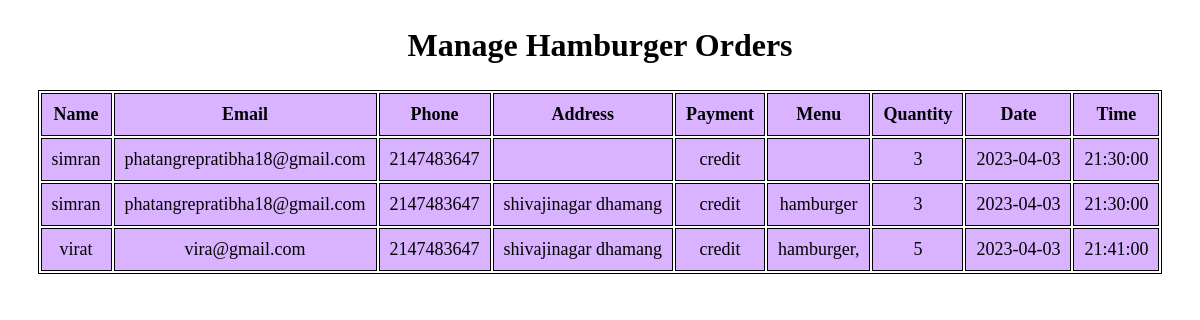
Page /adminPanel/ManageHamburger.php on the committed database.
### tables this page shows
CREATE TABLE `hamburger` (
  `name` varchar(20) NOT NULL,
  `email` varchar(50) NOT NULL,
  `phone` int(10) NOT NULL,
  `address` varchar(20) NOT NULL,
  `payment` text NOT NULL,
  `menu` varchar(10) NOT NULL,
  `quantity` int(10) NOT NULL,
  `date` date NOT NULL,
  `time` time NOT NULL
);

### adminPanel/ManageHamburger.php (the view, shortened to what this page needs)
<?php
include "connection.php";
$sql ="SELECT * FROM `hamburger`";
$result = $conn->query($sql);
?>
<!DOCTYPE html>
<html lang="en">
<head>
</head>
<body>
	<section>
		<h1>Manage Hamburger Orders</h1>
		<table>
			<tr>
				<th>Name</th>
				<th>Email</th>
				<th>Phone</th>
				<th>Address</th>
                <th>Payment</th>
				<th>Menu</th>
                <th>Quantity</th>
				<th>Date</th>
                <th>Time</th>
			</tr>
			<?php
				while($rows=$result->fetch_assoc())
				{
			?>
			<tr>
				<td><?php echo $rows['name'];?></td>
				<td><?php echo $rows['email'];?></td>
				<td><?php echo $rows['phone'];?></td>
				<td><?php echo $rows['address'];?></td>
                <td><?php echo $rows['payment'];?></td>
                <td><?php echo $rows['menu'];?></td>
                <td><?php echo $rows['quantity'];?></td>
                <td><?php echo $rows['date'];?></td>
                <td><?php echo $rows['time'];?></td>
			</tr>
			<?php
				}
			?>
		</table>
	</section>
</body>
</html>

### adminPanel/ManageHamburger.php (style rules this page uses)
table { margin: 0 auto; font-size: large; border: 1px solid black; }
h1 { text-align: center; color: #000000; font-size: xx-large; font-family: 'Gill Sans', 'Gill Sans MT', ' Calibri', 'Trebuchet MS', 'sans-serif'; }
tr { background-color: #d9b3ff; border: 1px solid black; }
td { background-color: #d9b3ff; border: 1px solid black; }
th, td { font-weight: bold; border: 1px solid black; padding: 10px; text-align: center; }
td { font-weight: lighter; }

### rows in the picture
hamburger: name "simran", email "phatangrepratibha18@gmail.com", phone "2147483647", payment "credit", quantity "3", date "2023-04-03", time "21:30:00"
hamburger: name "simran", email "phatangrepratibha18@gmail.com", phone "2147483647", address "shivajinagar dhamang", payment "credit", menu "hamburger", quantity "3", date "2023-04-03", time "21:30:00"
hamburger: name "virat", email "vira@gmail.com", phone "2147483647", address "shivajinagar dhamang", payment "credit", menu "hamburger,", quantity "5", date "2023-04-03", time "21:41:00"
